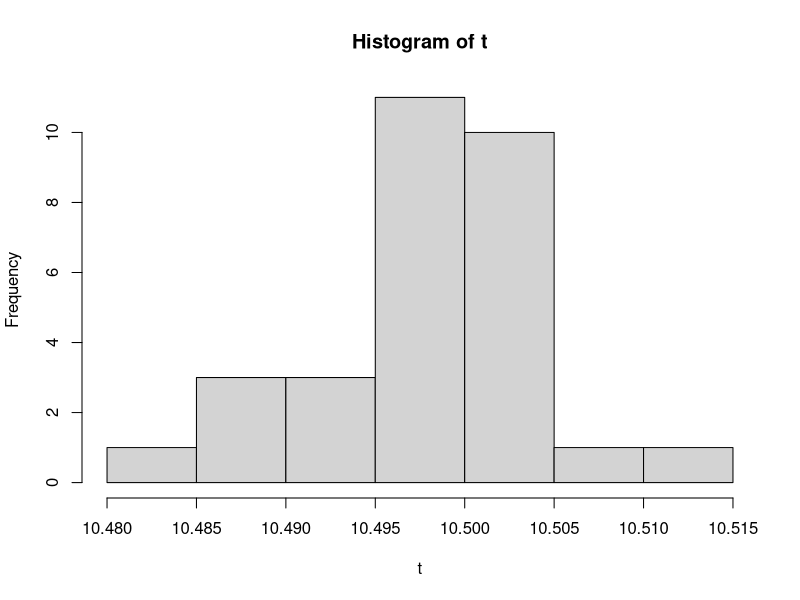

Write R code to recreate this figure.
#-------T1.1
#a) Discreta y transversal
#b)
set.seed(4)
x <- runif (1, 10, 11)

#c) 
y <- runif (20, 10, 11)
y


#-------T1.2
#a) Contínua y transversal. N~Bin(n=20, p=0.4)
#b) La muestra es una serie de tiempo.
#c)
set.seed(4)
defectuosas <- sum(y > 10.6)

#d) haciendolo con for:
set.seed(4)
muestra <- c()
for (dia in 1:30){
  e <- runif (20, 10, 11)
  defectuosas <- sum(e > 10.6)
  muestra[dia] <- defectuosas
}
muestra

#haciendolo con replicate
set.seed(4)
muestra = replicate(30,{
  x = runif(20,10,11)
  y = (x>10.6)
  n = sum(y)
  n
})
muestra


#-------T1.3
#a) Contínua
#d) 
x <- runif (30, 10, 11)
set.seed(4)
t = replicate(30, (sum(runif(1000,10,11)))/1000)
hist(t)


